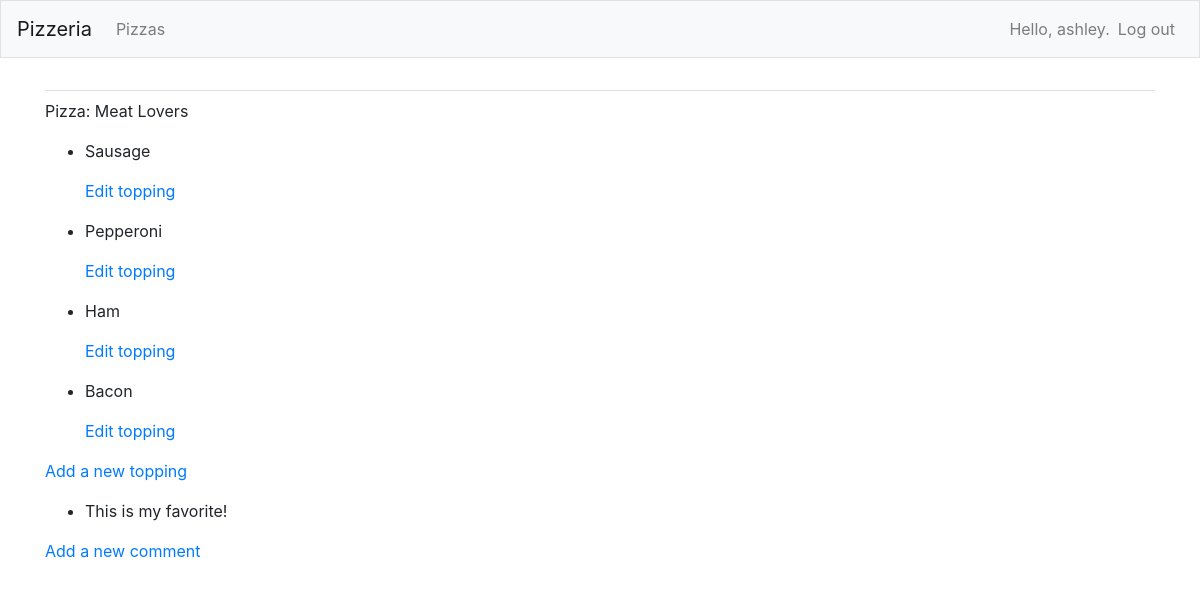
/pizzas/2/ (signed in), run on the app's committed database.
### pizzas/models.py (models this page shows, shortened)
class Pizza(models.Model):
    name = models.CharField(max_length = 200)
    date = models.DateTimeField(auto_now_add=True)
    owner = models.ForeignKey(User, on_delete=models.CASCADE)

class Topping(models.Model):
    pizza = models.ForeignKey(Pizza, on_delete=models.CASCADE)
    name = models.CharField(max_length = 200)
    date_added = models.DateTimeField(auto_now_add=True)

class Comment(models.Model):
    pizza = models.ForeignKey(Pizza, on_delete=models.CASCADE)
    name = models.CharField(max_length = 200)
    date_added = models.DateTimeField(auto_now_add=True)

### pizzas/views.py (the view)
# urls.py: path('pizzas/<int:pizza_id>/', views.pizza, name='pizza'),
@login_required
def pizza(request, pizza_id):
    pizza = Pizza.objects.get(id=pizza_id)
    toppings = pizza.topping_set.order_by('-date_added')
    comments = pizza.comment_set.order_by('-date_added')
    context = {'pizza':pizza, 'toppings':toppings, 'comments':comments}
    return render(request, 'pizzas/pizza.html', context)

### pizzas/templates/pizzas/pizza.html (shortened to what this page needs)
{% extends "pizzas/base.html" %}
{% block content%}
    <p>Pizza: {{ pizza.name }}</p>
    <ul>
        {% for topping in toppings %}
        <li>
            <p>{{ topping.name|linebreaks }}</p>
            <p>
                <a href="{% url 'pizzas:edit_topping' topping.id %}">Edit topping</a>
            </p>
        </li>
        {% empty %}
            <li>No toppings for this pizza have been added yet.</li>
        {% endfor %}
    </ul>
    <p>
        <a href="{% url 'pizzas:new_topping' pizza.id %}">Add a new topping</a>
    </p>
    <ul>
        {% for comment in comments %}
        <li>
            <p> {{ comment.name|linebreaks }}</p>
        </li>
        {% empty %}
            <li>No comments for this pizza have been added yet.</li>
        {% endfor %}
    </ul>
    <p>
        <a href="{% url 'pizzas:new_comment' pizza.id %}">Add a new comment</a>
    </p>
{% endblock content %}

### pizzas/templates/pizzas/base.html (shortened to what this page needs)
{% load bootstrap4 %}
<!doctype html>
<html lang="en">
<head>
    {% bootstrap_css %}
</head>
<body>
    <nav class="navbar navbar-expand-md navbar-light bg-light mb-4 border">
        <a class="navbar-brand" href="{% url 'pizzas:index'%}">
            Pizzeria</a>
        <div class="collapse navbar-collapse" id="navbarCollapse">
            <ul class="navbar-nav mr-auto">
                <li class="nav item">
                    <a class="nav-link" href="{% url 'pizzas:pizzas'%}">
                        Pizzas</a></li>
            </ul>
            <ul class="navbar-nav ml auto">
                {% if user.is_authenticated %}
                   <li class="nav-item">
                       <span class="navbar-text"}">Hello, {{user.username}}.</span>
                   </li>
                   <li class="nav-item">
                       <a class="nav-link" href="{% url 'users:logout' %}">Log out</a>
                   </li>
                {% else%}
                   <li class="nav-item">
                       <a class="nav-link" href="{% url 'users:register' %}">Register</a>
                   </li>
                   <li class="nav-item">
                       <a class="nav-link" href="{% url 'users:login' %}">Log in</a></li>
                {% endif %}
            </ul>
        </div>
    </nav>
    <main role="main" class="container">
        <div class="pb-2 mb-2 border-bottom">
        </div>
        <div>
            {% block content %}{% endblock content %}
        </div>
    </main>
</body>
</html>

### data on the page
Pizza: name "Meat Lovers"
Topping: name "Sausage"
Topping: name "Pepperoni"
Topping: name "Ham"
Topping: name "Bacon"
Comment: name "This is my favorite!"

### other printed values
{{ user.username }} "ashley"
